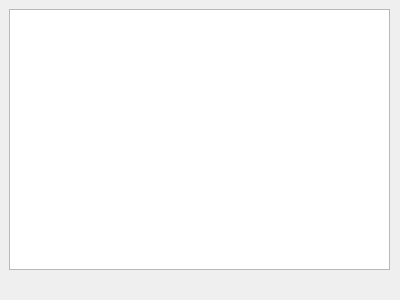
<?xml version="1.0" encoding="UTF-8"?>
<ui version="4.0">
 <class>LogWidget</class>
 <widget class="QDockWidget" name="LogWidget">
  <property name="geometry">
   <rect>
    <x>0</x>
    <y>0</y>
    <width>400</width>
    <height>300</height>
   </rect>
  </property>
  <property name="windowTitle">
   <string>LogWidget</string>
  </property>
  <widget class="QWidget" name="dockWidgetContents">
   <widget class="QWidget" name="verticalLayoutWidget">
    <property name="geometry">
     <rect>
      <x>9</x>
      <y>9</y>
      <width>381</width>
      <height>261</height>
     </rect>
    </property>
    <layout class="QVBoxLayout" name="verticalLayout">
     <item>
      <widget class="QTextBrowser" name="textBrowser"/>
     </item>
    </layout>
   </widget>
  </widget>
 </widget>
 <resources/>
 <connections/>
</ui>
